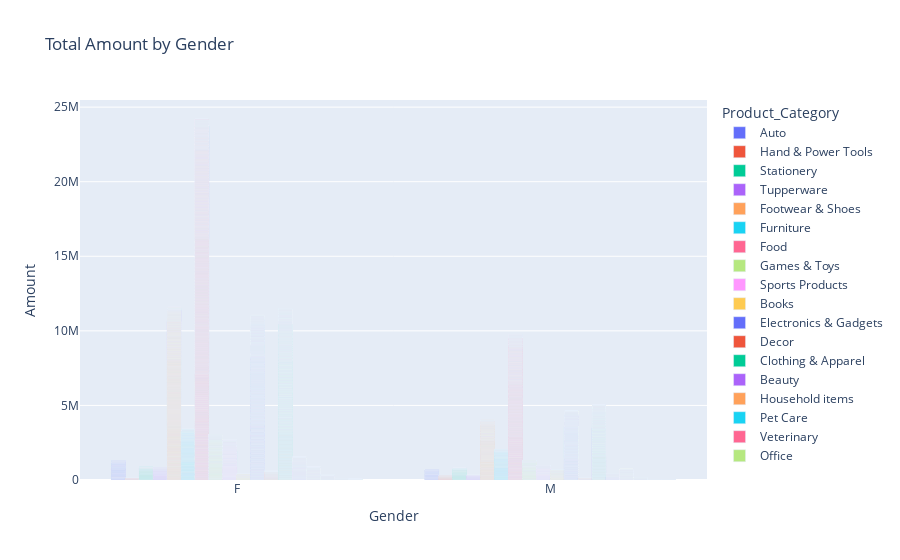

Notebook cell for this chart:
### Markdown cell above
Diwali Sales Data Visualization using Plotly

### Code cell
px.bar(df,x='Gender', y='Amount', color='Product_Category', barmode='group',
       title='Total Amount by Gender')

### Figure 1 — Plotly figure (JSON) as saved in the notebook; plotly's stock layout.template omitted (floating-point values rounded to 4 significant figures; data arrays with more than 128 entries replaced by an {"elided": "..."} marker saying what was removed)
{"data": [{"alignmentgroup": "True", "hovertemplate": "Product_Category=Auto<br>Gender=%{x}<br>Amount=%{y}<extra></extra>", "legendgroup": "Auto", "marker": {"color": "#636efa", "pattern": {"shape": ""}}, "name": "Auto", "offsetgroup": "Auto", "orientation": "v", "showlegend": true, "textposition": "auto", "type": "bar", "x": ["F", "F", "F", "M", "M", "M", "F", "F", "M", "F", "M", "F", "F", "M", "M", "F", "F", "F", "M", "M", "F", "F", "F", "F", "M", "F", "F", "F", "F", "F", "F", "F", "F", "F", "M", "M", "F", "M", "F", "M", "M", "F", "F", "F", "M", "F", "F", "F", "F", "F", "F", "M", "F", "F", "M", "M", "M", "F", "F", "M", "M", "F", "F", "F", "F", "F", "F", "F", "F", "F", "F", "F", "M", "M", "M", "F", "F", "M", "M", "F", "M", "F", "F", "M", "F", "M", "F", "F", "F", "F", "M", "M", "F", "M", "F", "M", "F", "F", "F", "F"], "xaxis": "x", "y": [23950.0, 23930.0, 23920.0, 23910.0, 23880.0, 23880.0, 23840.0, 9454.0, 23810.0, 23800.0, 23770.0, 23750.0, 23730.0, 23720.0, 9454.0, 23660.0, 9454.0, 23620.0, 23570.0, 23570.0, 23550.0, 23520.0, 23520.0, 23520.0, 23510.0, 23460.0, 23460.0, 23450.0, 23390.0, 23360.0, 23330.0, 23310.0, 23310.0, 23300.0, 23280.0, 23280.0, 23270.0, 23270.0, 23250.0, 23250.0, 23240.0, 23200.0, 23180.0, 23150.0, 23100.0, 23070.0, 23050.0, 23050.0, 19330.0, 19320.0, 19320.0, 19300.0, 19280.0, 19240.0, 19140.0, 19060.0, 19050.0, 19040.0, 19040.0, 19040.0, 19020.0, 19000.0, 18890.0, 18860.0, 18860.0, 18850.0, 18830.0, 18800.0, 18800.0, 18780.0, 18780.0, 18770.0, 18690.0, 18680.0, 18680.0, 18610.0, 18610.0, 18610.0, 18610.0, 18580.0, 18580.0, 18570.0, 18570.0, 18560.0, 18540.0, 18520.0, 14640.0, 14640.0, 14320.0, 14320.0, 14260.0, 14160.0, 14060.0, 13980.0, 13960.0, 13870.0, 13830.0, 9732.0, 9692.0, 9386.0], "yaxis": "y"}, {"alignmentgroup": "True", "hovertemplate": "Product_Category=Hand & Power Tools<br>Gender=%{x}<br>Amount=%{y}<extra></extra>", "legendgroup": "Hand & Power Tools", "marker": {"color": "#EF553B", "pattern": {"shape": ""}}, "name": "Hand & Power Tools", "offsetgroup": "Hand & Power Tools", "orientation": "v", "showlegend": true, "textposition": "auto", "type": "bar", "x": ["M", "M", "M", "F", "M", "M", "M", "M", "M", "M", "F", "F", "M", "F", "M", "F", "F", "F", "M", "M", "M", "M", "F", "M", "M", "F"], "xaxis": "x", "y": [23430.0, 23250.0, 23160.0, 18830.0, 18790.0, 18660.0, 18590.0, 18460.0, 18410.0, 18310.0, 18270.0, 15180.0, 15150.0, 15100.0, 14930.0, 14890.0, 14760.0, 14660.0, 14630.0, 14560.0, 14190.0, 11240.0, 11150.0, 7610.0, 5137.0, 4250.0], "yaxis": "y"}, {"alignmentgroup": "True", "hovertemplate": "Product_Category=Stationery<br>Gender=%{x}<br>Amount=%{y}<extra></extra>", "legendgroup": "Stationery", "marker": {"color": "#00cc96", "pattern": {"shape": ""}}, "name": "Stationery", "offsetgroup": "Stationery", "orientation": "v", "showlegend": true, "textposition": "auto", "type": "bar", "x": ["M", "F", "F", "F", "M", "F", "F", "F", "M", "M", "M", "F", "M", "F", "F", "F", "M", "M", "F", "M", "M", "F", "M", "F", "M", "M", "F", "M", "F", "F", "F", "M", "M", "M", "F", "M", "F", "F", "F", "F", "M", "F", "F", "F", "M", "M", "F", "F", "M", "M", "F", "F", "M", "M", "M", "F", "F", "M", "F", "F", "F", "M", "M", "M", "F", "M", "F", "F", "M", "M", "F", "F", "F", "M", "F", "M", "M", "F", "M", "F", "M", "M", "F", "M", "F", "F", "M", "M", "M", "M", "F", "M", "M", "F", "F", "M", "F", "M", "F", "F", "F", "F", "F", "M", "F", "M", "M", "F", "M", "F", "M", "F"], "xaxis": "x", "y": [21560.0, 21550.0, 21530.0, 21500.0, 21500.0, 21460.0, 21430.0, 21420.0, 21400.0, 21400.0, 21390.0, 21320.0, 21320.0, 21320.0, 21290.0, 21270.0, 21260.0, 21250.0, 21220.0, 21180.0, 21180.0, 21150.0, 21040.0, 21010.0, 20980.0, 20960.0, 20950.0, 20940.0, 20880.0, 20870.0, 20850.0, 17420.0, 17330.0, 17320.0, 17300.0, 17260.0, 17200.0, 17180.0, 17180.0, 17180.0, 17140.0, 17130.0, 17110.0, 17100.0, 17090.0, 17060.0, 17050.0, 17040.0, 17000.0, 17000.0, 16920.0, 16900.0, 16860.0, 16860.0, 16830.0, 16790.0, 16770.0, 16700.0, 16670.0, 16650.0, 16620.0, 16620.0, 13260.0, 13250.0, 13220.0, 13150.0, 13150.0, 13130.0, 13130.0, 13100.0, 13090.0, 12960.0, 12940.0, 12930.0, 12910.0, 12880.0, 12860.0, 12810.0, 12780.0, 12700.0, 12610.0, 12570.0, 12560.0, 12530.0, 12530.0, 9049.0, 9003.0, 8958.0, 8895.0, 8870.0, 8870.0, 8865.0, 8842.0, 8676.0, 8662.0, 8660.0, 8579.0, 8488.0, 8477.0, 8467.0, 8446.0, 8383.0, 4922.0, 4905.0, 4658.0, 4570.0, 4558.0, 4467.0, 4451.0, 4230.0, 4204.0, 4192.0], "yaxis": "y"}, {"alignmentgroup": "True", "hovertemplate": "Product_Category=Tupperware<br>Gender=%{x}<br>Amount=%{y}<extra></extra>", "legendgroup": "Tupperware", "marker": {"color": "#ab63fa", "pattern": {"shape": ""}}, "name": "Tupperware", "offsetgroup": "Tupperware", "orientation": "v", "showlegend": true, "textposition": "auto", "type": "bar", "x": ["F", "M", "F", "F", "F", "F", "F", "F", "F", "M", "F", "M", "F", "F", "M", "M", "F", "F", "F", "F", "F", "M", "M", "F", "F", "F", "F", "F", "M", "M", "F", "M", "M", "F", "F", "M", "M", "F", "F", "F", "F", "F", "F", "F", "F", "F", "F", "M", "M", "F", "F", "F", "F", "F", "M", "F", "F", "F", "F", "F", "F", "M", "M", "F", "F", "F", "F", "F", "F", "M", "F", "M"], "xaxis": "x", "y": [21080.0, 21060.0, 21010.0, 20970.0, 20950.0, 20930.0, 20860.0, 20820.0, 20760.0, 20740.0, 20710.0, 20670.0, 20660.0, 20640.0, 20630.0, 20610.0, 20600.0, 20570.0, 20530.0, 20480.0, 20460.0, 20410.0, 20350.0, 16980.0, 16950.0, 16950.0, 16930.0, 16900.0, 16890.0, 16860.0, 16860.0, 16840.0, 16840.0, 16810.0, 16810.0, 16760.0, 16750.0, 16730.0, 16720.0, 16710.0, 16700.0, 16610.0, 16550.0, 16530.0, 16470.0, 16440.0, 16360.0, 16320.0, 16310.0, 16280.0, 12950.0, 12930.0, 12880.0, 12820.0, 12800.0, 12770.0, 12610.0, 12450.0, 12330.0, 12330.0, 12210.0, 12200.0, 8767.0, 8551.0, 8520.0, 8478.0, 8476.0, 8362.0, 8299.0, 8236.0, 4689.0, 4642.0], "yaxis": "y"}, {"alignmentgroup": "True", "hovertemplate": "Product_Category=Footwear & Shoes<br>Gender=%{x}<br>Amount=%{y}<extra></extra>", "legendgroup": "Footwear & Shoes", "marker": {"color": "#FFA15A", "pattern": {"shape": ""}}, "name": "Footwear & Shoes", "offsetgroup": "Footwear & Shoes", "orientation": "v", "showlegend": true, "textposition": "auto", "type": "bar", "x": {"elided": "1064 str values"}, "xaxis": "x", "y": {"elided": "1064 float values"}, "yaxis": "y"}, {"alignmentgroup": "True", "hovertemplate": "Product_Category=Furniture<br>Gender=%{x}<br>Amount=%{y}<extra></extra>", "legendgroup": "Furniture", "marker": {"color": "#19d3f3", "pattern": {"shape": ""}}, "name": "Furniture", "offsetgroup": "Furniture", "orientation": "v", "showlegend": true, "textposition": "auto", "type": "bar", "x": {"elided": "353 str values"}, "xaxis": "x", "y": {"elided": "353 float values"}, "yaxis": "y"}, {"alignmentgroup": "True", "hovertemplate": "Product_Category=Food<br>Gender=%{x}<br>Amount=%{y}<extra></extra>", "legendgroup": "Food", "marker": {"color": "#FF6692", "pattern": {"shape": ""}}, "name": "Food", "offsetgroup": "Food", "orientation": "v", "showlegend": true, "textposition": "auto", "type": "bar", "x": {"elided": "2493 str values"}, "xaxis": "x", "y": {"elided": "2493 float values"}, "yaxis": "y"}, {"alignmentgroup": "True", "hovertemplate": "Product_Category=Games & Toys<br>Gender=%{x}<br>Amount=%{y}<extra></extra>", "legendgroup": "Games & Toys", "marker": {"color": "#B6E880", "pattern": {"shape": ""}}, "name": "Games & Toys", "offsetgroup": "Games & Toys", "orientation": "v", "showlegend": true, "textposition": "auto", "type": "bar", "x": {"elided": "386 str values"}, "xaxis": "x", "y": {"elided": "386 float values"}, "yaxis": "y"}, {"alignmentgroup": "True", "hovertemplate": "Product_Category=Sports Products<br>Gender=%{x}<br>Amount=%{y}<extra></extra>", "legendgroup": "Sports Products", "marker": {"color": "#FF97FF", "pattern": {"shape": ""}}, "name": "Sports Products", "offsetgroup": "Sports Products", "orientation": "v", "showlegend": true, "textposition": "auto", "type": "bar", "x": {"elided": "356 str values"}, "xaxis": "x", "y": {"elided": "356 float values"}, "yaxis": "y"}, {"alignmentgroup": "True", "hovertemplate": "Product_Category=Books<br>Gender=%{x}<br>Amount=%{y}<extra></extra>", "legendgroup": "Books", "marker": {"color": "#FECB52", "pattern": {"shape": ""}}, "name": "Books", "offsetgroup": "Books", "orientation": "v", "showlegend": true, "textposition": "auto", "type": "bar", "x": ["F", "M", "F", "M", "M", "M", "F", "M", "F", "F", "F", "F", "M", "M", "F", "M", "F", "M", "F", "M", "F", "M", "M", "M", "M", "M", "M", "F", "F", "M", "F", "M", "F", "M", "F", "M", "M", "M", "M", "M", "F", "F", "F", "M", "M", "M", "F", "F", "F", "M", "F", "M", "M", "F", "M", "M", "F", "F", "F", "M", "M", "F", "F", "M", "M", "M", "M", "M", "M", "M", "M", "M", "M", "M", "M", "M", "M", "M", "M", "M", "M", "F", "M", "M", "M", "M", "M", "F", "F", "M", "F", "M", "F", "F", "M", "F", "M", "M", "F", "F", "F", "M", "M"], "xaxis": "x", "y": [13260.0, 13250.0, 13230.0, 13220.0, 13210.0, 13200.0, 13200.0, 13180.0, 13150.0, 13140.0, 13130.0, 13120.0, 13080.0, 13050.0, 13050.0, 13000.0, 12980.0, 12910.0, 12900.0, 12890.0, 12860.0, 12860.0, 12840.0, 12810.0, 12780.0, 12760.0, 12760.0, 10710.0, 10670.0, 10660.0, 10660.0, 10660.0, 10650.0, 10630.0, 10610.0, 10610.0, 10610.0, 10600.0, 10600.0, 10590.0, 10590.0, 10580.0, 10570.0, 10550.0, 10540.0, 10540.0, 10540.0, 10520.0, 10480.0, 10480.0, 10470.0, 10400.0, 10390.0, 10390.0, 10390.0, 10390.0, 10360.0, 10360.0, 10360.0, 10330.0, 10330.0, 10330.0, 10310.0, 10300.0, 10280.0, 10270.0, 10270.0, 10260.0, 10260.0, 10250.0, 10250.0, 10240.0, 10240.0, 10230.0, 10220.0, 10210.0, 8145.0, 8109.0, 8107.0, 8010.0, 7981.0, 7963.0, 7962.0, 7931.0, 7930.0, 7915.0, 7909.0, 7894.0, 7878.0, 7842.0, 7764.0, 7753.0, 7727.0, 7721.0, 7698.0, 7697.0, 7674.0, 5541.0, 5481.0, 5480.0, 5440.0, 5209.0, 5167.0], "yaxis": "y"}, {"alignmentgroup": "True", "hovertemplate": "Product_Category=Electronics & Gadgets<br>Gender=%{x}<br>Amount=%{y}<extra></extra>", "legendgroup": "Electronics & Gadgets", "marker": {"color": "#636efa", "pattern": {"shape": ""}}, "name": "Electronics & Gadgets", "offsetgroup": "Electronics & Gadgets", "orientation": "v", "showlegend": true, "textposition": "auto", "type": "bar", "x": {"elided": "2087 str values"}, "xaxis": "x", "y": {"elided": "2087 float values"}, "yaxis": "y"}, {"alignmentgroup": "True", "hovertemplate": "Product_Category=Decor<br>Gender=%{x}<br>Amount=%{y}<extra></extra>", "legendgroup": "Decor", "marker": {"color": "#EF553B", "pattern": {"shape": ""}}, "name": "Decor", "offsetgroup": "Decor", "orientation": "v", "showlegend": true, "textposition": "auto", "type": "bar", "x": ["F", "F", "F", "M", "F", "F", "F", "F", "F", "F", "F", "F", "F", "M", "F", "F", "F", "F", "F", "M", "F", "F", "F", "F", "F", "F", "M", "F", "F", "F", "F", "F", "M", "M", "F", "F", "M", "F", "F", "F", "F", "F", "F", "F", "M", "M", "M", "F", "F", "M", "F", "F", "F", "F", "M", "F", "F", "F", "F", "F", "F", "F", "F", "M", "M", "M", "F", "M", "F", "F", "F", "F", "F", "F", "F", "F", "F", "F", "F", "F", "F", "F", "F", "F", "F", "F", "F", "F", "F", "F", "F", "M", "F", "F", "F", "F"], "xaxis": "x", "y": [10070.0, 10070.0, 10060.0, 10060.0, 10020.0, 10020.0, 10010.0, 9989.0, 9988.0, 9966.0, 9956.0, 9949.0, 9923.0, 9908.0, 9905.0, 9884.0, 9875.0, 9852.0, 9829.0, 9799.0, 9789.0, 9773.0, 9762.0, 9748.0, 9727.0, 9714.0, 9703.0, 8102.0, 8099.0, 8096.0, 8086.0, 8081.0, 8065.0, 8055.0, 8049.0, 8046.0, 8042.0, 8013.0, 8001.0, 7999.0, 7987.0, 7984.0, 7977.0, 7956.0, 7956.0, 7944.0, 7932.0, 7929.0, 7915.0, 7912.0, 7895.0, 7879.0, 7863.0, 7822.0, 7821.0, 7820.0, 7809.0, 7808.0, 7806.0, 7798.0, 7792.0, 7784.0, 7781.0, 7774.0, 7769.0, 6190.0, 6187.0, 6179.0, 6179.0, 6178.0, 6142.0, 6140.0, 6134.0, 6124.0, 6122.0, 6111.0, 6068.0, 6040.0, 6016.0, 6013.0, 5967.0, 5955.0, 5905.0, 5890.0, 5849.0, 5844.0, 5835.0, 5828.0, 3928.0, 3918.0, 3911.0, 2260.0, 2245.0, 2180.0, 2128.0, 2088.0], "yaxis": "y"}, {"alignmentgroup": "True", "hovertemplate": "Product_Category=Clothing & Apparel<br>Gender=%{x}<br>Amount=%{y}<extra></extra>", "legendgroup": "Clothing & Apparel", "marker": {"color": "#00cc96", "pattern": {"shape": ""}}, "name": "Clothing & Apparel", "offsetgroup": "Clothing & Apparel", "orientation": "v", "showlegend": true, "textposition": "auto", "type": "bar", "x": {"elided": "2655 str values"}, "xaxis": "x", "y": {"elided": "2655 float values"}, "yaxis": "y"}, {"alignmentgroup": "True", "hovertemplate": "Product_Category=Beauty<br>Gender=%{x}<br>Amount=%{y}<extra></extra>", "legendgroup": "Beauty", "marker": {"color": "#ab63fa", "pattern": {"shape": ""}}, "name": "Beauty", "offsetgroup": "Beauty", "orientation": "v", "showlegend": true, "textposition": "auto", "type": "bar", "x": {"elided": "422 str values"}, "xaxis": "x", "y": {"elided": "422 float values"}, "yaxis": "y"}, {"alignmentgroup": "True", "hovertemplate": "Product_Category=Household items<br>Gender=%{x}<br>Amount=%{y}<extra></extra>", "legendgroup": "Household items", "marker": {"color": "#FFA15A", "pattern": {"shape": ""}}, "name": "Household items", "offsetgroup": "Household items", "orientation": "v", "showlegend": true, "textposition": "auto", "type": "bar", "x": {"elided": "520 str values"}, "xaxis": "x", "y": {"elided": "520 float values"}, "yaxis": "y"}, {"alignmentgroup": "True", "hovertemplate": "Product_Category=Pet Care<br>Gender=%{x}<br>Amount=%{y}<extra></extra>", "legendgroup": "Pet Care", "marker": {"color": "#19d3f3", "pattern": {"shape": ""}}, "name": "Pet Care", "offsetgroup": "Pet Care", "orientation": "v", "showlegend": true, "textposition": "auto", "type": "bar", "x": {"elided": "212 str values"}, "xaxis": "x", "y": {"elided": "212 float values"}, "yaxis": "y"}, {"alignmentgroup": "True", "hovertemplate": "Product_Category=Veterinary<br>Gender=%{x}<br>Amount=%{y}<extra></extra>", "legendgroup": "Veterinary", "marker": {"color": "#FF6692", "pattern": {"shape": ""}}, "name": "Veterinary", "offsetgroup": "Veterinary", "orientation": "v", "showlegend": true, "textposition": "auto", "type": "bar", "x": ["F", "F", "F", "F", "F", "F", "F", "F", "F", "F", "F", "F", "F", "F", "F", "F", "F", "F", "M", "F", "F", "F", "M", "F", "F", "F", "F", "M", "F", "M", "F", "F", "M", "M", "F", "F", "M", "F", "F", "F", "M", "F", "M", "F", "F", "F", "F", "F", "F", "F", "F", "M", "M", "F", "F", "F", "F", "F", "F", "F", "F", "F", "M", "F", "F", "F", "F", "F", "F", "M", "F", "M", "M", "F", "F", "F", "M", "F", "M", "F", "M"], "xaxis": "x", "y": [1777.0, 1775.0, 1773.0, 1768.0, 1768.0, 1767.0, 1767.0, 1763.0, 1763.0, 1762.0, 1751.0, 1749.0, 1739.0, 1739.0, 1738.0, 1738.0, 1734.0, 1732.0, 1731.0, 1730.0, 1728.0, 1723.0, 1722.0, 1721.0, 1719.0, 1717.0, 1713.0, 1710.0, 1435.0, 1435.0, 1429.0, 1426.0, 1426.0, 1425.0, 1423.0, 1422.0, 1417.0, 1413.0, 1413.0, 1410.0, 1410.0, 1409.0, 1409.0, 1407.0, 1405.0, 1404.0, 1403.0, 1402.0, 1400.0, 1397.0, 1394.0, 1385.0, 1385.0, 1384.0, 1384.0, 1381.0, 1378.0, 1374.0, 1370.0, 1078.0, 1076.0, 1075.0, 1075.0, 1073.0, 1073.0, 1072.0, 1069.0, 1064.0, 1059.0, 1057.0, 1051.0, 1040.0, 1040.0, 1039.0, 738.0, 736.0, 732.0, 720.0, 700.0, 396.0, 367.0], "yaxis": "y"}, {"alignmentgroup": "True", "hovertemplate": "Product_Category=Office<br>Gender=%{x}<br>Amount=%{y}<extra></extra>", "legendgroup": "Office", "marker": {"color": "#B6E880", "pattern": {"shape": ""}}, "name": "Office", "offsetgroup": "Office", "orientation": "v", "showlegend": true, "textposition": "auto", "type": "bar", "x": ["M", "F", "F", "M", "F", "M", "F", "M", "F", "F", "F", "F", "F", "F", "M", "F", "F", "F", "F", "M", "M", "F", "M", "F", "F", "F", "F", "F", "F", "M", "F", "F", "M", "F", "F", "M", "F", "F", "M", "F", "M", "F", "F", "M", "F", "F", "M", "M", "F", "F", "M", "F", "M", "F", "F", "F", "F", "M", "F", "F", "F", "M", "M", "F", "F", "M", "F", "F", "F", "M", "F", "F", "M", "F", "F", "F", "F", "M", "M", "F", "M", "F", "M", "M", "F", "F", "F", "F", "F", "F", "F", "F", "F", "F", "F", "F", "F", "M", "F", "M", "M", "M", "M", "F", "F", "F", "M", "M", "F", "M", "F", "M", "F"], "xaxis": "x", "y": [960.0, 959.0, 959.0, 958.0, 957.0, 956.0, 954.0, 953.0, 952.0, 952.0, 951.0, 951.0, 950.0, 950.0, 948.0, 945.0, 944.0, 942.0, 942.0, 940.0, 936.0, 935.0, 933.0, 931.0, 931.0, 929.0, 928.0, 927.0, 927.0, 925.0, 925.0, 777.0, 777.0, 776.0, 776.0, 775.0, 773.0, 773.0, 772.0, 772.0, 771.0, 770.0, 768.0, 768.0, 766.0, 766.0, 765.0, 765.0, 762.0, 762.0, 761.0, 760.0, 760.0, 759.0, 757.0, 756.0, 754.0, 749.0, 749.0, 748.0, 748.0, 748.0, 746.0, 745.0, 745.0, 745.0, 744.0, 744.0, 744.0, 744.0, 743.0, 743.0, 741.0, 740.0, 740.0, 591.0, 589.0, 588.0, 587.0, 585.0, 585.0, 584.0, 582.0, 580.0, 579.0, 575.0, 575.0, 574.0, 572.0, 572.0, 570.0, 569.0, 569.0, 568.0, 567.0, 563.0, 563.0, 563.0, 562.0, 560.0, 560.0, 557.0, 555.0, 407.0, 384.0, 382.0, 382.0, 382.0, 381.0, 370.0, 213.0, 206.0, 188.0], "yaxis": "y"}], "layout": {"barmode": "group", "legend": {"title": {"text": "Product_Category"}, "tracegroupgap": 0}, "title": {"text": "Total Amount by Gender"}, "xaxis": {"anchor": "y", "domain": [0, 1], "title": {"text": "Gender"}}, "yaxis": {"anchor": "x", "domain": [0, 1], "title": {"text": "Amount"}}}}
